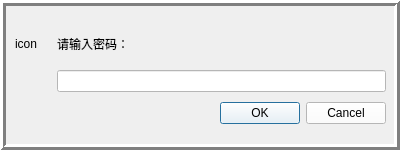
<?xml version="1.0" encoding="UTF-8"?>
<ui version="4.0">
 <class>ClearDialog</class>
 <widget class="QDialog" name="ClearDialog">
  <property name="geometry">
   <rect>
    <x>0</x>
    <y>0</y>
    <width>400</width>
    <height>150</height>
   </rect>
  </property>
  <property name="windowTitle">
   <string>Dialog</string>
  </property>
  <property name="autoFillBackground">
   <bool>true</bool>
  </property>
  <property name="inputMethodHints">
   <set>Qt::ImhHiddenText</set>
  </property>
  <widget class="QFrame" name="frame">
   <property name="geometry">
    <rect>
     <x>0</x>
     <y>0</y>
     <width>400</width>
     <height>150</height>
    </rect>
   </property>
   <property name="palette">
    <palette>
     <active>
      <colorrole role="WindowText">
       <brush brushstyle="SolidPattern">
        <color alpha="255">
         <red>0</red>
         <green>0</green>
         <blue>0</blue>
        </color>
       </brush>
      </colorrole>
      <colorrole role="Button">
       <brush brushstyle="SolidPattern">
        <color alpha="255">
         <red>255</red>
         <green>255</green>
         <blue>255</blue>
        </color>
       </brush>
      </colorrole>
      <colorrole role="Light">
       <brush brushstyle="SolidPattern">
        <color alpha="255">
         <red>255</red>
         <green>255</green>
         <blue>255</blue>
        </color>
       </brush>
      </colorrole>
      <colorrole role="Midlight">
       <brush brushstyle="SolidPattern">
        <color alpha="255">
         <red>255</red>
         <green>255</green>
         <blue>255</blue>
        </color>
       </brush>
      </colorrole>
      <colorrole role="Dark">
       <brush brushstyle="SolidPattern">
        <color alpha="255">
         <red>127</red>
         <green>127</green>
         <blue>127</blue>
        </color>
       </brush>
      </colorrole>
      <colorrole role="Mid">
       <brush brushstyle="SolidPattern">
        <color alpha="255">
         <red>170</red>
         <green>170</green>
         <blue>170</blue>
        </color>
       </brush>
      </colorrole>
      <colorrole role="Text">
       <brush brushstyle="SolidPattern">
        <color alpha="255">
         <red>0</red>
         <green>0</green>
         <blue>0</blue>
        </color>
       </brush>
      </colorrole>
      <colorrole role="BrightText">
       <brush brushstyle="SolidPattern">
        <color alpha="255">
         <red>255</red>
         <green>255</green>
         <blue>255</blue>
        </color>
       </brush>
      </colorrole>
      <colorrole role="ButtonText">
       <brush brushstyle="SolidPattern">
        <color alpha="255">
         <red>0</red>
         <green>0</green>
         <blue>0</blue>
        </color>
       </brush>
      </colorrole>
      <colorrole role="Base">
       <brush brushstyle="SolidPattern">
        <color alpha="255">
         <red>255</red>
         <green>255</green>
         <blue>255</blue>
        </color>
       </brush>
      </colorrole>
      <colorrole role="Window">
       <brush brushstyle="SolidPattern">
        <color alpha="255">
         <red>255</red>
         <green>255</green>
         <blue>255</blue>
        </color>
       </brush>
      </colorrole>
      <colorrole role="Shadow">
       <brush brushstyle="SolidPattern">
        <color alpha="255">
         <red>0</red>
         <green>0</green>
         <blue>0</blue>
        </color>
       </brush>
      </colorrole>
      <colorrole role="AlternateBase">
       <brush brushstyle="SolidPattern">
        <color alpha="255">
         <red>255</red>
         <green>255</green>
         <blue>255</blue>
        </color>
       </brush>
      </colorrole>
      <colorrole role="ToolTipBase">
       <brush brushstyle="SolidPattern">
        <color alpha="255">
         <red>255</red>
         <green>255</green>
         <blue>220</blue>
        </color>
       </brush>
      </colorrole>
      <colorrole role="ToolTipText">
       <brush brushstyle="SolidPattern">
        <color alpha="255">
         <red>0</red>
         <green>0</green>
         <blue>0</blue>
        </color>
       </brush>
      </colorrole>
     </active>
     <inactive>
      <colorrole role="WindowText">
       <brush brushstyle="SolidPattern">
        <color alpha="255">
         <red>0</red>
         <green>0</green>
         <blue>0</blue>
        </color>
       </brush>
      </colorrole>
      <colorrole role="Button">
       <brush brushstyle="SolidPattern">
        <color alpha="255">
         <red>255</red>
         <green>255</green>
         <blue>255</blue>
        </color>
       </brush>
      </colorrole>
      <colorrole role="Light">
       <brush brushstyle="SolidPattern">
        <color alpha="255">
         <red>255</red>
         <green>255</green>
         <blue>255</blue>
        </color>
       </brush>
      </colorrole>
      <colorrole role="Midlight">
       <brush brushstyle="SolidPattern">
        <color alpha="255">
         <red>255</red>
         <green>255</green>
         <blue>255</blue>
        </color>
       </brush>
      </colorrole>
      <colorrole role="Dark">
       <brush brushstyle="SolidPattern">
        <color alpha="255">
         <red>127</red>
         <green>127</green>
         <blue>127</blue>
        </color>
       </brush>
      </colorrole>
      <colorrole role="Mid">
       <brush brushstyle="SolidPattern">
        <color alpha="255">
         <red>170</red>
         <green>170</green>
         <blue>170</blue>
        </color>
       </brush>
      </colorrole>
      <colorrole role="Text">
       <brush brushstyle="SolidPattern">
        <color alpha="255">
         <red>0</red>
         <green>0</green>
         <blue>0</blue>
        </color>
       </brush>
      </colorrole>
      <colorrole role="BrightText">
       <brush brushstyle="SolidPattern">
        <color alpha="255">
         <red>255</red>
         <green>255</green>
         <blue>255</blue>
        </color>
       </brush>
      </colorrole>
      <colorrole role="ButtonText">
       <brush brushstyle="SolidPattern">
        <color alpha="255">
         <red>0</red>
         <green>0</green>
         <blue>0</blue>
        </color>
       </brush>
      </colorrole>
      <colorrole role="Base">
       <brush brushstyle="SolidPattern">
        <color alpha="255">
         <red>255</red>
         <green>255</green>
         <blue>255</blue>
        </color>
       </brush>
      </colorrole>
      <colorrole role="Window">
       <brush brushstyle="SolidPattern">
        <color alpha="255">
         <red>255</red>
         <green>255</green>
         <blue>255</blue>
        </color>
       </brush>
      </colorrole>
      <colorrole role="Shadow">
       <brush brushstyle="SolidPattern">
        <color alpha="255">
         <red>0</red>
         <green>0</green>
         <blue>0</blue>
        </color>
       </brush>
      </colorrole>
      <colorrole role="AlternateBase">
       <brush brushstyle="SolidPattern">
        <color alpha="255">
         <red>255</red>
         <green>255</green>
         <blue>255</blue>
        </color>
       </brush>
      </colorrole>
      <colorrole role="ToolTipBase">
       <brush brushstyle="SolidPattern">
        <color alpha="255">
         <red>255</red>
         <green>255</green>
         <blue>220</blue>
        </color>
       </brush>
      </colorrole>
      <colorrole role="ToolTipText">
       <brush brushstyle="SolidPattern">
        <color alpha="255">
         <red>0</red>
         <green>0</green>
         <blue>0</blue>
        </color>
       </brush>
      </colorrole>
     </inactive>
     <disabled>
      <colorrole role="WindowText">
       <brush brushstyle="SolidPattern">
        <color alpha="255">
         <red>127</red>
         <green>127</green>
         <blue>127</blue>
        </color>
       </brush>
      </colorrole>
      <colorrole role="Button">
       <brush brushstyle="SolidPattern">
        <color alpha="255">
         <red>255</red>
         <green>255</green>
         <blue>255</blue>
        </color>
       </brush>
      </colorrole>
      <colorrole role="Light">
       <brush brushstyle="SolidPattern">
        <color alpha="255">
         <red>255</red>
         <green>255</green>
         <blue>255</blue>
        </color>
       </brush>
      </colorrole>
      <colorrole role="Midlight">
       <brush brushstyle="SolidPattern">
        <color alpha="255">
         <red>255</red>
         <green>255</green>
         <blue>255</blue>
        </color>
       </brush>
      </colorrole>
      <colorrole role="Dark">
       <brush brushstyle="SolidPattern">
        <color alpha="255">
         <red>127</red>
         <green>127</green>
         <blue>127</blue>
        </color>
       </brush>
      </colorrole>
      <colorrole role="Mid">
       <brush brushstyle="SolidPattern">
        <color alpha="255">
         <red>170</red>
         <green>170</green>
         <blue>170</blue>
        </color>
       </brush>
      </colorrole>
      <colorrole role="Text">
       <brush brushstyle="SolidPattern">
        <color alpha="255">
         <red>127</red>
         <green>127</green>
         <blue>127</blue>
        </color>
       </brush>
      </colorrole>
      <colorrole role="BrightText">
       <brush brushstyle="SolidPattern">
        <color alpha="255">
         <red>255</red>
         <green>255</green>
         <blue>255</blue>
        </color>
       </brush>
      </colorrole>
      <colorrole role="ButtonText">
       <brush brushstyle="SolidPattern">
        <color alpha="255">
         <red>127</red>
         <green>127</green>
         <blue>127</blue>
        </color>
       </brush>
      </colorrole>
      <colorrole role="Base">
       <brush brushstyle="SolidPattern">
        <color alpha="255">
         <red>255</red>
         <green>255</green>
         <blue>255</blue>
        </color>
       </brush>
      </colorrole>
      <colorrole role="Window">
       <brush brushstyle="SolidPattern">
        <color alpha="255">
         <red>255</red>
         <green>255</green>
         <blue>255</blue>
        </color>
       </brush>
      </colorrole>
      <colorrole role="Shadow">
       <brush brushstyle="SolidPattern">
        <color alpha="255">
         <red>0</red>
         <green>0</green>
         <blue>0</blue>
        </color>
       </brush>
      </colorrole>
      <colorrole role="AlternateBase">
       <brush brushstyle="SolidPattern">
        <color alpha="255">
         <red>255</red>
         <green>255</green>
         <blue>255</blue>
        </color>
       </brush>
      </colorrole>
      <colorrole role="ToolTipBase">
       <brush brushstyle="SolidPattern">
        <color alpha="255">
         <red>255</red>
         <green>255</green>
         <blue>220</blue>
        </color>
       </brush>
      </colorrole>
      <colorrole role="ToolTipText">
       <brush brushstyle="SolidPattern">
        <color alpha="255">
         <red>0</red>
         <green>0</green>
         <blue>0</blue>
        </color>
       </brush>
      </colorrole>
     </disabled>
    </palette>
   </property>
   <property name="frameShape">
    <enum>QFrame::Box</enum>
   </property>
   <property name="frameShadow">
    <enum>QFrame::Raised</enum>
   </property>
   <property name="lineWidth">
    <number>3</number>
   </property>
   <widget class="QWidget" name="formLayoutWidget">
    <property name="geometry">
     <rect>
      <x>10</x>
      <y>0</y>
      <width>381</width>
      <height>151</height>
     </rect>
    </property>
    <layout class="QFormLayout" name="formLayout">
     <property name="fieldGrowthPolicy">
      <enum>QFormLayout::AllNonFixedFieldsGrow</enum>
     </property>
     <property name="formAlignment">
      <set>Qt::AlignCenter</set>
     </property>
     <property name="horizontalSpacing">
      <number>10</number>
     </property>
     <property name="verticalSpacing">
      <number>10</number>
     </property>
     <property name="leftMargin">
      <number>5</number>
     </property>
     <property name="topMargin">
      <number>10</number>
     </property>
     <property name="rightMargin">
      <number>5</number>
     </property>
     <property name="bottomMargin">
      <number>10</number>
     </property>
     <item row="0" column="0">
      <widget class="QLabel" name="label">
       <property name="minimumSize">
        <size>
         <width>32</width>
         <height>32</height>
        </size>
       </property>
       <property name="text">
        <string>icon</string>
       </property>
      </widget>
     </item>
     <item row="0" column="1">
      <widget class="QLabel" name="label_1">
       <property name="text">
        <string>请输入密码：</string>
       </property>
      </widget>
     </item>
     <item row="1" column="1">
      <widget class="QLineEdit" name="lineEdit">
       <property name="maxLength">
        <number>6</number>
       </property>
       <property name="echoMode">
        <enum>QLineEdit::Password</enum>
       </property>
      </widget>
     </item>
     <item row="2" column="1">
      <widget class="QDialogButtonBox" name="buttonBox">
       <property name="orientation">
        <enum>Qt::Horizontal</enum>
       </property>
       <property name="standardButtons">
        <set>QDialogButtonBox::Cancel|QDialogButtonBox::Ok</set>
       </property>
      </widget>
     </item>
    </layout>
   </widget>
  </widget>
 </widget>
 <resources/>
 <connections>
  <connection>
   <sender>buttonBox</sender>
   <signal>accepted()</signal>
   <receiver>ClearDialog</receiver>
   <slot>accept()</slot>
   <hints>
    <hint type="sourcelabel">
     <x>248</x>
     <y>254</y>
    </hint>
    <hint type="destinationlabel">
     <x>157</x>
     <y>274</y>
    </hint>
   </hints>
  </connection>
  <connection>
   <sender>buttonBox</sender>
   <signal>rejected()</signal>
   <receiver>ClearDialog</receiver>
   <slot>reject()</slot>
   <hints>
    <hint type="sourcelabel">
     <x>316</x>
     <y>260</y>
    </hint>
    <hint type="destinationlabel">
     <x>286</x>
     <y>274</y>
    </hint>
   </hints>
  </connection>
 </connections>
</ui>
